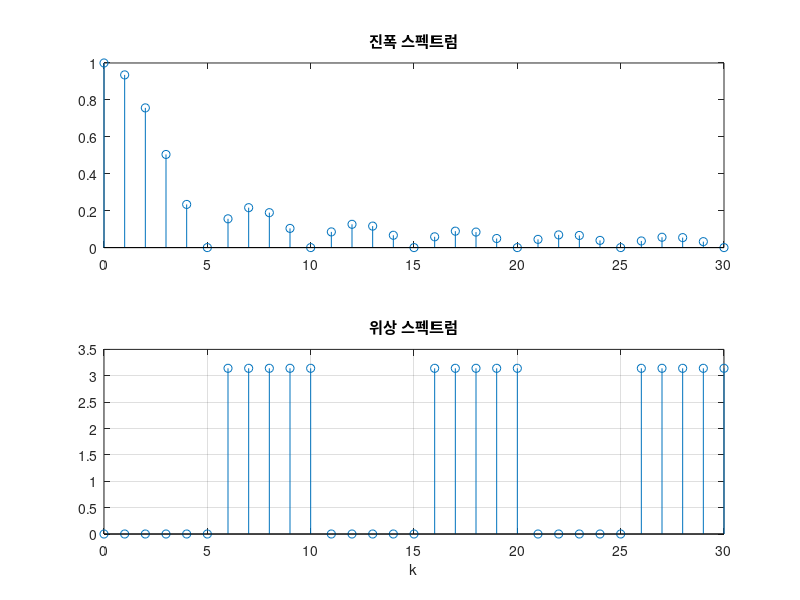

Write MATLAB code to recreate this figure.
% Matlab 6-1(a)에 대하여 T=1,2,4의 3개 진폭스펙트럼들을 그리고 그 특성을 비교하시오.

% (a)
k=0:30; % 주파수축(고조파의 차수)을 설정함
for n=0:30
    Xk(n+1)=sinc(n/5); % 지수 함수 형식 푸리에 계수 계산
end

subplot(2,1,1); % 2행 1열 분할 그림 창의 1번 창
stem(k,abs(Xk)); % 진폭 스펙트럼을 그림
title('진폭 스펙트럼'); % 그림 제목
subplot(2,1,2); % x축 라벨 및 그리드 표시
stem(k,angle(Xk)); % 위상 스펙트럼을 그림
title('위상 스펙트럼'); % 그림 제목
xlabel('k'); grid on; % x축 라벨 및 그리드 표시
